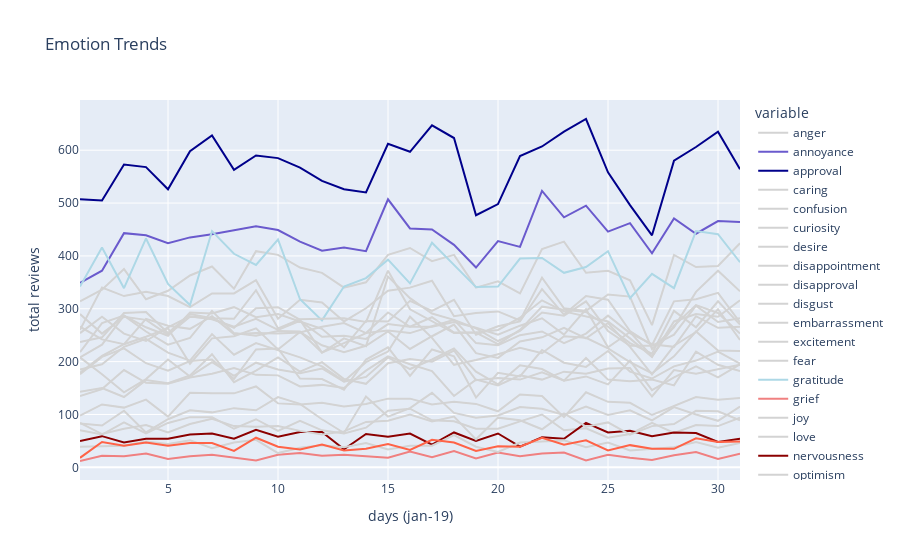

The cell this chart's notebook holds for it:
### Code cell
# Set up the line chart using Plotly Express
fig = px.line(
    daily_emotions_grouped,
    x='day',
    y=daily_emotions_grouped.columns[1:],  # Exclude the 'day' column
    title='Emotion Trends',
    labels={'day': 'days (jan-19)', 'value': 'total reviews'},
    line_dash_sequence=['solid'] * len(daily_emotions_grouped.columns[1:]),
    line_shape='linear'
)

# Define color mapping for specific emotions
color_mapping = {
    'approval': 'darkblue',
    'annoyance': 'slateblue',
    'gratitude': 'lightblue',
    'grief': 'lightcoral',
    'relief': 'tomato',
    'nervousness': 'darkred',
}

# Customize the lines based on emotion colors
for trace in fig.data:
    emotion = trace.name
    if emotion in color_mapping:
        trace.line.color = color_mapping[emotion]
    else:
        trace.line.color = 'lightgrey'

# Show the plot
fig.show()

### Figure 1 — Plotly figure (JSON) as saved in the notebook; plotly's stock layout.template omitted (floating-point values rounded to 4 significant figures)
{"data": [{"hovertemplate": "variable=anger<br>days (jan-19)=%{x}<br>total reviews=%{y}<extra></extra>", "legendgroup": "anger", "line": {"color": "lightgrey", "dash": "solid", "shape": "linear"}, "marker": {"symbol": "circle"}, "mode": "lines", "name": "anger", "orientation": "v", "showlegend": true, "type": "scatter", "x": [1, 2, 3, 4, 5, 6, 7, 8, 9, 10, 11, 12, 13, 14, 15, 16, 17, 18, 19, 20, 21, 22, 23, 24, 25, 26, 27, 28, 29, 30, 31], "xaxis": "x", "y": [208, 232, 287, 257, 232, 245, 296, 254, 249, 258, 257, 217, 235, 254, 293, 266, 284, 255, 255, 233, 260, 304, 298, 294, 266, 235, 215, 296, 265, 314, 270], "yaxis": "y"}, {"hovertemplate": "variable=annoyance<br>days (jan-19)=%{x}<br>total reviews=%{y}<extra></extra>", "legendgroup": "annoyance", "line": {"color": "slateblue", "dash": "solid", "shape": "linear"}, "marker": {"symbol": "circle"}, "mode": "lines", "name": "annoyance", "orientation": "v", "showlegend": true, "type": "scatter", "x": [1, 2, 3, 4, 5, 6, 7, 8, 9, 10, 11, 12, 13, 14, 15, 16, 17, 18, 19, 20, 21, 22, 23, 24, 25, 26, 27, 28, 29, 30, 31], "xaxis": "x", "y": [349, 372, 443, 439, 424, 435, 441, 448, 456, 449, 427, 410, 416, 409, 507, 452, 450, 421, 378, 428, 417, 523, 473, 495, 446, 462, 405, 471, 442, 466, 464], "yaxis": "y"}, {"hovertemplate": "variable=approval<br>days (jan-19)=%{x}<br>total reviews=%{y}<extra></extra>", "legendgroup": "approval", "line": {"color": "darkblue", "dash": "solid", "shape": "linear"}, "marker": {"symbol": "circle"}, "mode": "lines", "name": "approval", "orientation": "v", "showlegend": true, "type": "scatter", "x": [1, 2, 3, 4, 5, 6, 7, 8, 9, 10, 11, 12, 13, 14, 15, 16, 17, 18, 19, 20, 21, 22, 23, 24, 25, 26, 27, 28, 29, 30, 31], "xaxis": "x", "y": [507, 505, 573, 568, 526, 598, 628, 563, 590, 585, 567, 542, 526, 520, 612, 597, 647, 623, 477, 498, 589, 607, 635, 659, 558, 496, 439, 580, 606, 635, 564], "yaxis": "y"}, {"hovertemplate": "variable=caring<br>days (jan-19)=%{x}<br>total reviews=%{y}<extra></extra>", "legendgroup": "caring", "line": {"color": "lightgrey", "dash": "solid", "shape": "linear"}, "marker": {"symbol": "circle"}, "mode": "lines", "name": "caring", "orientation": "v", "showlegend": true, "type": "scatter", "x": [1, 2, 3, 4, 5, 6, 7, 8, 9, 10, 11, 12, 13, 14, 15, 16, 17, 18, 19, 20, 21, 22, 23, 24, 25, 26, 27, 28, 29, 30, 31], "xaxis": "x", "y": [176, 209, 225, 197, 183, 201, 204, 167, 223, 225, 168, 167, 147, 204, 227, 173, 223, 210, 132, 179, 172, 222, 198, 190, 220, 181, 168, 191, 202, 219, 196], "yaxis": "y"}, {"hovertemplate": "variable=confusion<br>days (jan-19)=%{x}<br>total reviews=%{y}<extra></extra>", "legendgroup": "confusion", "line": {"color": "lightgrey", "dash": "solid", "shape": "linear"}, "marker": {"symbol": "circle"}, "mode": "lines", "name": "confusion", "orientation": "v", "showlegend": true, "type": "scatter", "x": [1, 2, 3, 4, 5, 6, 7, 8, 9, 10, 11, 12, 13, 14, 15, 16, 17, 18, 19, 20, 21, 22, 23, 24, 25, 26, 27, 28, 29, 30, 31], "xaxis": "x", "y": [179, 211, 233, 247, 263, 196, 244, 248, 263, 223, 256, 231, 218, 230, 257, 224, 248, 270, 216, 207, 238, 246, 264, 244, 273, 228, 176, 230, 256, 299, 241], "yaxis": "y"}, {"hovertemplate": "variable=curiosity<br>days (jan-19)=%{x}<br>total reviews=%{y}<extra></extra>", "legendgroup": "curiosity", "line": {"color": "lightgrey", "dash": "solid", "shape": "linear"}, "marker": {"symbol": "circle"}, "mode": "lines", "name": "curiosity", "orientation": "v", "showlegend": true, "type": "scatter", "x": [1, 2, 3, 4, 5, 6, 7, 8, 9, 10, 11, 12, 13, 14, 15, 16, 17, 18, 19, 20, 21, 22, 23, 24, 25, 26, 27, 28, 29, 30, 31], "xaxis": "x", "y": [260, 340, 324, 332, 324, 303, 329, 329, 354, 281, 317, 312, 276, 301, 334, 340, 353, 286, 292, 295, 278, 359, 301, 296, 327, 323, 224, 265, 332, 372, 333], "yaxis": "y"}, {"hovertemplate": "variable=desire<br>days (jan-19)=%{x}<br>total reviews=%{y}<extra></extra>", "legendgroup": "desire", "line": {"color": "lightgrey", "dash": "solid", "shape": "linear"}, "marker": {"symbol": "circle"}, "mode": "lines", "name": "desire", "orientation": "v", "showlegend": true, "type": "scatter", "x": [1, 2, 3, 4, 5, 6, 7, 8, 9, 10, 11, 12, 13, 14, 15, 16, 17, 18, 19, 20, 21, 22, 23, 24, 25, 26, 27, 28, 29, 30, 31], "xaxis": "x", "y": [98, 119, 113, 128, 96, 141, 140, 140, 153, 121, 119, 122, 115, 120, 130, 130, 119, 124, 120, 106, 138, 135, 95, 142, 124, 122, 99, 116, 133, 128, 131], "yaxis": "y"}, {"hovertemplate": "variable=disappointment<br>days (jan-19)=%{x}<br>total reviews=%{y}<extra></extra>", "legendgroup": "disappointment", "line": {"color": "lightgrey", "dash": "solid", "shape": "linear"}, "marker": {"symbol": "circle"}, "mode": "lines", "name": "disappointment", "orientation": "v", "showlegend": true, "type": "scatter", "x": [1, 2, 3, 4, 5, 6, 7, 8, 9, 10, 11, 12, 13, 14, 15, 16, 17, 18, 19, 20, 21, 22, 23, 24, 25, 26, 27, 28, 29, 30, 31], "xaxis": "x", "y": [237, 246, 292, 294, 254, 290, 282, 264, 301, 303, 279, 217, 244, 229, 361, 320, 291, 279, 263, 239, 258, 293, 287, 314, 258, 230, 230, 251, 306, 275, 282], "yaxis": "y"}, {"hovertemplate": "variable=disapproval<br>days (jan-19)=%{x}<br>total reviews=%{y}<extra></extra>", "legendgroup": "disapproval", "line": {"color": "lightgrey", "dash": "solid", "shape": "linear"}, "marker": {"symbol": "circle"}, "mode": "lines", "name": "disapproval", "orientation": "v", "showlegend": true, "type": "scatter", "x": [1, 2, 3, 4, 5, 6, 7, 8, 9, 10, 11, 12, 13, 14, 15, 16, 17, 18, 19, 20, 21, 22, 23, 24, 25, 26, 27, 28, 29, 30, 31], "xaxis": "x", "y": [314, 336, 375, 318, 334, 363, 380, 338, 409, 402, 378, 368, 340, 350, 402, 415, 390, 402, 340, 352, 329, 413, 427, 368, 372, 354, 269, 402, 379, 381, 424], "yaxis": "y"}, {"hovertemplate": "variable=disgust<br>days (jan-19)=%{x}<br>total reviews=%{y}<extra></extra>", "legendgroup": "disgust", "line": {"color": "lightgrey", "dash": "solid", "shape": "linear"}, "marker": {"symbol": "circle"}, "mode": "lines", "name": "disgust", "orientation": "v", "showlegend": true, "type": "scatter", "x": [1, 2, 3, 4, 5, 6, 7, 8, 9, 10, 11, 12, 13, 14, 15, 16, 17, 18, 19, 20, 21, 22, 23, 24, 25, 26, 27, 28, 29, 30, 31], "xaxis": "x", "y": [135, 148, 184, 160, 158, 170, 177, 188, 175, 174, 153, 156, 150, 183, 210, 195, 182, 135, 166, 155, 174, 166, 181, 177, 187, 188, 134, 184, 177, 185, 194], "yaxis": "y"}, {"hovertemplate": "variable=embarrassment<br>days (jan-19)=%{x}<br>total reviews=%{y}<extra></extra>", "legendgroup": "embarrassment", "line": {"color": "lightgrey", "dash": "solid", "shape": "linear"}, "marker": {"symbol": "circle"}, "mode": "lines", "name": "embarrassment", "orientation": "v", "showlegend": true, "type": "scatter", "x": [1, 2, 3, 4, 5, 6, 7, 8, 9, 10, 11, 12, 13, 14, 15, 16, 17, 18, 19, 20, 21, 22, 23, 24, 25, 26, 27, 28, 29, 30, 31], "xaxis": "x", "y": [70, 62, 85, 64, 84, 95, 95, 73, 91, 69, 88, 70, 64, 75, 107, 111, 89, 87, 73, 73, 87, 100, 70, 74, 56, 63, 84, 65, 80, 78, 94], "yaxis": "y"}, {"hovertemplate": "variable=excitement<br>days (jan-19)=%{x}<br>total reviews=%{y}<extra></extra>", "legendgroup": "excitement", "line": {"color": "lightgrey", "dash": "solid", "shape": "linear"}, "marker": {"symbol": "circle"}, "mode": "lines", "name": "excitement", "orientation": "v", "showlegend": true, "type": "scatter", "x": [1, 2, 3, 4, 5, 6, 7, 8, 9, 10, 11, 12, 13, 14, 15, 16, 17, 18, 19, 20, 21, 22, 23, 24, 25, 26, 27, 28, 29, 30, 31], "xaxis": "x", "y": [208, 176, 142, 167, 204, 172, 199, 173, 198, 185, 178, 187, 162, 171, 208, 186, 204, 225, 181, 157, 193, 186, 164, 172, 157, 202, 146, 170, 191, 170, 195], "yaxis": "y"}, {"hovertemplate": "variable=fear<br>days (jan-19)=%{x}<br>total reviews=%{y}<extra></extra>", "legendgroup": "fear", "line": {"color": "lightgrey", "dash": "solid", "shape": "linear"}, "marker": {"symbol": "circle"}, "mode": "lines", "name": "fear", "orientation": "v", "showlegend": true, "type": "scatter", "x": [1, 2, 3, 4, 5, 6, 7, 8, 9, 10, 11, 12, 13, 14, 15, 16, 17, 18, 19, 20, 21, 22, 23, 24, 25, 26, 27, 28, 29, 30, 31], "xaxis": "x", "y": [83, 79, 107, 66, 91, 108, 104, 112, 108, 133, 120, 91, 65, 134, 96, 112, 141, 103, 94, 98, 114, 111, 99, 115, 99, 108, 89, 114, 100, 88, 115], "yaxis": "y"}, {"hovertemplate": "variable=gratitude<br>days (jan-19)=%{x}<br>total reviews=%{y}<extra></extra>", "legendgroup": "gratitude", "line": {"color": "lightblue", "dash": "solid", "shape": "linear"}, "marker": {"symbol": "circle"}, "mode": "lines", "name": "gratitude", "orientation": "v", "showlegend": true, "type": "scatter", "x": [1, 2, 3, 4, 5, 6, 7, 8, 9, 10, 11, 12, 13, 14, 15, 16, 17, 18, 19, 20, 21, 22, 23, 24, 25, 26, 27, 28, 29, 30, 31], "xaxis": "x", "y": [342, 416, 339, 433, 347, 307, 447, 404, 383, 431, 318, 278, 342, 358, 393, 348, 425, 383, 341, 342, 395, 396, 368, 379, 409, 320, 366, 339, 447, 441, 388], "yaxis": "y"}, {"hovertemplate": "variable=grief<br>days (jan-19)=%{x}<br>total reviews=%{y}<extra></extra>", "legendgroup": "grief", "line": {"color": "lightcoral", "dash": "solid", "shape": "linear"}, "marker": {"symbol": "circle"}, "mode": "lines", "name": "grief", "orientation": "v", "showlegend": true, "type": "scatter", "x": [1, 2, 3, 4, 5, 6, 7, 8, 9, 10, 11, 12, 13, 14, 15, 16, 17, 18, 19, 20, 21, 22, 23, 24, 25, 26, 27, 28, 29, 30, 31], "xaxis": "x", "y": [12, 22, 21, 26, 16, 21, 24, 19, 13, 24, 27, 22, 24, 21, 18, 30, 19, 31, 17, 28, 21, 26, 28, 13, 24, 18, 14, 23, 29, 16, 26], "yaxis": "y"}, {"hovertemplate": "variable=joy<br>days (jan-19)=%{x}<br>total reviews=%{y}<extra></extra>", "legendgroup": "joy", "line": {"color": "lightgrey", "dash": "solid", "shape": "linear"}, "marker": {"symbol": "circle"}, "mode": "lines", "name": "joy", "orientation": "v", "showlegend": true, "type": "scatter", "x": [1, 2, 3, 4, 5, 6, 7, 8, 9, 10, 11, 12, 13, 14, 15, 16, 17, 18, 19, 20, 21, 22, 23, 24, 25, 26, 27, 28, 29, 30, 31], "xaxis": "x", "y": [266, 242, 233, 281, 268, 262, 286, 252, 254, 253, 255, 266, 273, 254, 259, 254, 267, 279, 235, 231, 250, 257, 235, 253, 287, 254, 233, 228, 286, 264, 266], "yaxis": "y"}, {"hovertemplate": "variable=love<br>days (jan-19)=%{x}<br>total reviews=%{y}<extra></extra>", "legendgroup": "love", "line": {"color": "lightgrey", "dash": "solid", "shape": "linear"}, "marker": {"symbol": "circle"}, "mode": "lines", "name": "love", "orientation": "v", "showlegend": true, "type": "scatter", "x": [1, 2, 3, 4, 5, 6, 7, 8, 9, 10, 11, 12, 13, 14, 15, 16, 17, 18, 19, 20, 21, 22, 23, 24, 25, 26, 27, 28, 29, 30, 31], "xaxis": "x", "y": [254, 285, 253, 239, 265, 286, 280, 266, 281, 260, 277, 247, 249, 243, 271, 266, 266, 275, 264, 251, 268, 282, 251, 299, 227, 256, 210, 268, 307, 292, 253], "yaxis": "y"}, {"hovertemplate": "variable=nervousness<br>days (jan-19)=%{x}<br>total reviews=%{y}<extra></extra>", "legendgroup": "nervousness", "line": {"color": "darkred", "dash": "solid", "shape": "linear"}, "marker": {"symbol": "circle"}, "mode": "lines", "name": "nervousness", "orientation": "v", "showlegend": true, "type": "scatter", "x": [1, 2, 3, 4, 5, 6, 7, 8, 9, 10, 11, 12, 13, 14, 15, 16, 17, 18, 19, 20, 21, 22, 23, 24, 25, 26, 27, 28, 29, 30, 31], "xaxis": "x", "y": [50, 59, 47, 54, 54, 62, 64, 54, 71, 58, 67, 67, 34, 63, 58, 64, 43, 66, 50, 64, 39, 57, 54, 84, 66, 69, 59, 66, 65, 48, 54], "yaxis": "y"}, {"hovertemplate": "variable=optimism<br>days (jan-19)=%{x}<br>total reviews=%{y}<extra></extra>", "legendgroup": "optimism", "line": {"color": "lightgrey", "dash": "solid", "shape": "linear"}, "marker": {"symbol": "circle"}, "mode": "lines", "name": "optimism", "orientation": "v", "showlegend": true, "type": "scatter", "x": [1, 2, 3, 4, 5, 6, 7, 8, 9, 10, 11, 12, 13, 14, 15, 16, 17, 18, 19, 20, 21, 22, 23, 24, 25, 26, 27, 28, 29, 30, 31], "xaxis": "x", "y": [290, 253, 285, 279, 251, 285, 282, 281, 335, 263, 280, 281, 282, 275, 372, 299, 277, 254, 255, 260, 283, 316, 295, 286, 276, 244, 209, 276, 290, 285, 316], "yaxis": "y"}, {"hovertemplate": "variable=pride<br>days (jan-19)=%{x}<br>total reviews=%{y}<extra></extra>", "legendgroup": "pride", "line": {"color": "lightgrey", "dash": "solid", "shape": "linear"}, "marker": {"symbol": "circle"}, "mode": "lines", "name": "pride", "orientation": "v", "showlegend": true, "type": "scatter", "x": [1, 2, 3, 4, 5, 6, 7, 8, 9, 10, 11, 12, 13, 14, 15, 16, 17, 18, 19, 20, 21, 22, 23, 24, 25, 26, 27, 28, 29, 30, 31], "xaxis": "x", "y": [39, 40, 41, 49, 44, 51, 36, 47, 52, 27, 37, 42, 38, 46, 34, 41, 41, 61, 39, 29, 47, 49, 51, 38, 47, 32, 35, 38, 48, 37, 46], "yaxis": "y"}, {"hovertemplate": "variable=realization<br>days (jan-19)=%{x}<br>total reviews=%{y}<extra></extra>", "legendgroup": "realization", "line": {"color": "lightgrey", "dash": "solid", "shape": "linear"}, "marker": {"symbol": "circle"}, "mode": "lines", "name": "realization", "orientation": "v", "showlegend": true, "type": "scatter", "x": [1, 2, 3, 4, 5, 6, 7, 8, 9, 10, 11, 12, 13, 14, 15, 16, 17, 18, 19, 20, 21, 22, 23, 24, 25, 26, 27, 28, 29, 30, 31], "xaxis": "x", "y": [218, 273, 287, 265, 249, 293, 291, 303, 284, 290, 276, 262, 227, 277, 276, 315, 296, 317, 251, 267, 276, 337, 289, 324, 317, 258, 231, 314, 318, 330, 274], "yaxis": "y"}, {"hovertemplate": "variable=relief<br>days (jan-19)=%{x}<br>total reviews=%{y}<extra></extra>", "legendgroup": "relief", "line": {"color": "tomato", "dash": "solid", "shape": "linear"}, "marker": {"symbol": "circle"}, "mode": "lines", "name": "relief", "orientation": "v", "showlegend": true, "type": "scatter", "x": [1, 2, 3, 4, 5, 6, 7, 8, 9, 10, 11, 12, 13, 14, 15, 16, 17, 18, 19, 20, 21, 22, 23, 24, 25, 26, 27, 28, 29, 30, 31], "xaxis": "x", "y": [18, 48, 41, 47, 41, 46, 46, 31, 56, 39, 34, 43, 32, 35, 44, 33, 52, 47, 31, 40, 39, 56, 43, 51, 32, 42, 35, 35, 55, 48, 49], "yaxis": "y"}, {"hovertemplate": "variable=remorse<br>days (jan-19)=%{x}<br>total reviews=%{y}<extra></extra>", "legendgroup": "remorse", "line": {"color": "lightgrey", "dash": "solid", "shape": "linear"}, "marker": {"symbol": "circle"}, "mode": "lines", "name": "remorse", "orientation": "v", "showlegend": true, "type": "scatter", "x": [1, 2, 3, 4, 5, 6, 7, 8, 9, 10, 11, 12, 13, 14, 15, 16, 17, 18, 19, 20, 21, 22, 23, 24, 25, 26, 27, 28, 29, 30, 31], "xaxis": "x", "y": [84, 63, 73, 80, 66, 82, 92, 78, 77, 78, 69, 62, 68, 86, 88, 100, 87, 96, 53, 94, 89, 72, 102, 77, 85, 62, 78, 82, 107, 106, 89], "yaxis": "y"}, {"hovertemplate": "variable=sadness<br>days (jan-19)=%{x}<br>total reviews=%{y}<extra></extra>", "legendgroup": "sadness", "line": {"color": "lightgrey", "dash": "solid", "shape": "linear"}, "marker": {"symbol": "circle"}, "mode": "lines", "name": "sadness", "orientation": "v", "showlegend": true, "type": "scatter", "x": [1, 2, 3, 4, 5, 6, 7, 8, 9, 10, 11, 12, 13, 14, 15, 16, 17, 18, 19, 20, 21, 22, 23, 24, 25, 26, 27, 28, 29, 30, 31], "xaxis": "x", "y": [185, 195, 228, 243, 217, 202, 252, 213, 235, 222, 208, 191, 163, 199, 219, 285, 245, 194, 203, 214, 226, 216, 248, 245, 225, 199, 178, 210, 257, 221, 220], "yaxis": "y"}, {"hovertemplate": "variable=surprise<br>days (jan-19)=%{x}<br>total reviews=%{y}<extra></extra>", "legendgroup": "surprise", "line": {"color": "lightgrey", "dash": "solid", "shape": "linear"}, "marker": {"symbol": "circle"}, "mode": "lines", "name": "surprise", "orientation": "v", "showlegend": true, "type": "scatter", "x": [1, 2, 3, 4, 5, 6, 7, 8, 9, 10, 11, 12, 13, 14, 15, 16, 17, 18, 19, 20, 21, 22, 23, 24, 25, 26, 27, 28, 29, 30, 31], "xaxis": "x", "y": [143, 150, 133, 165, 159, 174, 214, 161, 183, 208, 181, 199, 167, 158, 197, 205, 200, 221, 165, 169, 166, 180, 164, 207, 166, 163, 166, 155, 219, 194, 182], "yaxis": "y"}], "layout": {"legend": {"title": {"text": "variable"}, "tracegroupgap": 0}, "title": {"text": "Emotion Trends"}, "xaxis": {"anchor": "y", "domain": [0, 1], "title": {"text": "days (jan-19)"}}, "yaxis": {"anchor": "x", "domain": [0, 1], "title": {"text": "total reviews"}}}}
